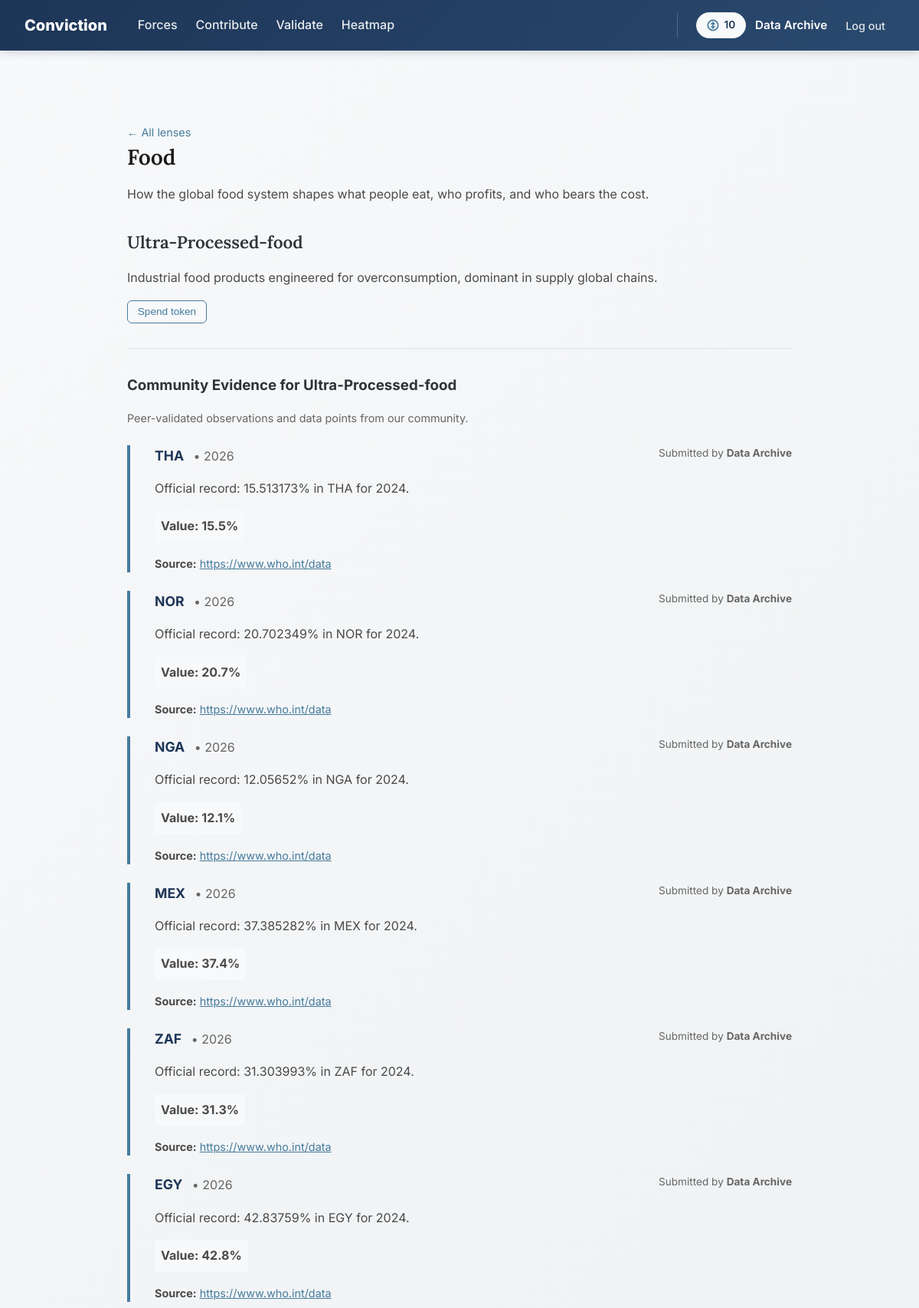
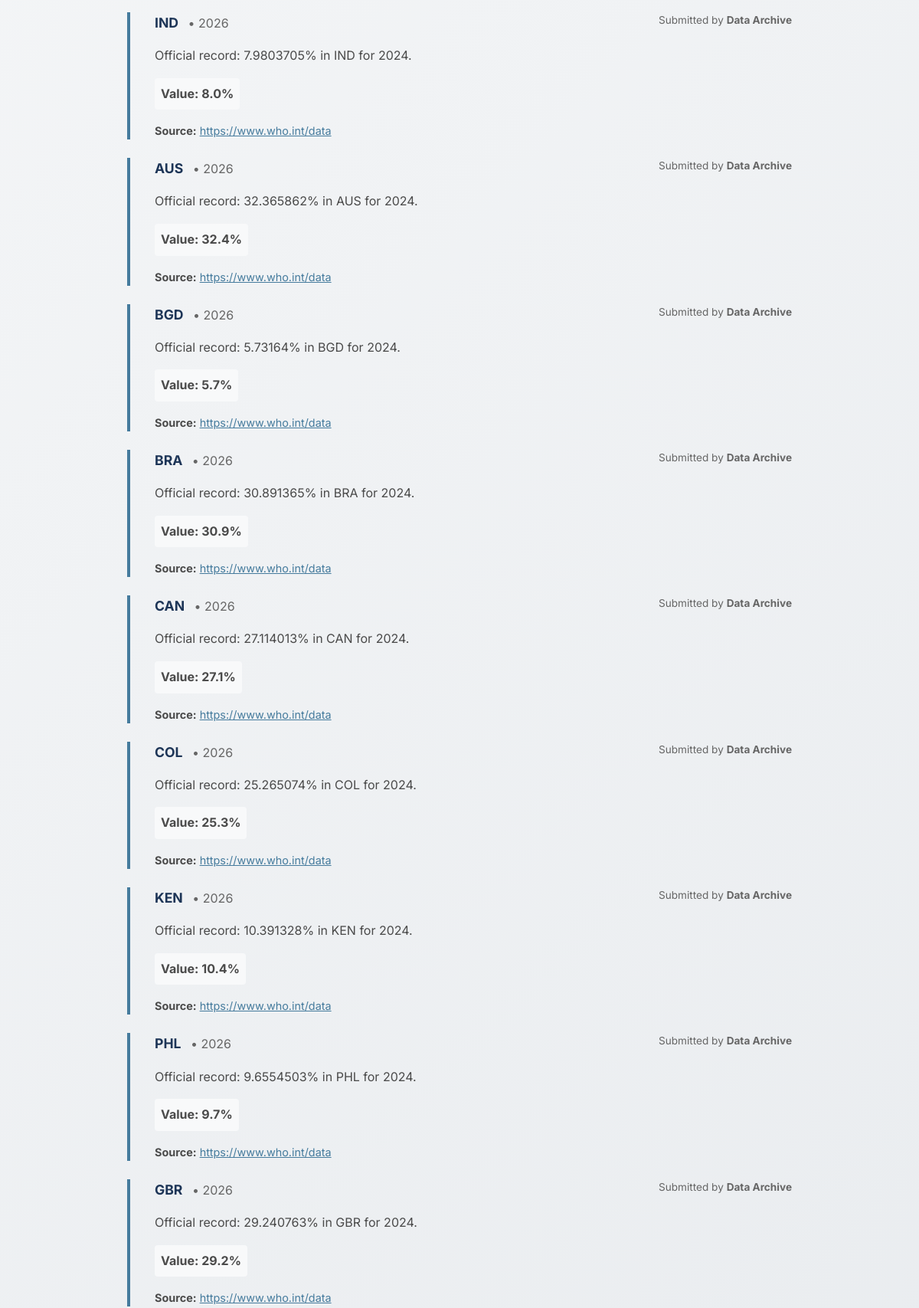
Page /lens/food (signed in, upper part) on the committed database (2 pictures, top to bottom).
### tables this page shows
CREATE TABLE users (
    id INTEGER PRIMARY KEY AUTOINCREMENT,
    username TEXT UNIQUE NOT NULL,
    password_hash TEXT NOT NULL,
    token_balance INTEGER DEFAULT 10,
    created_at TIMESTAMP DEFAULT CURRENT_TIMESTAMP
);

CREATE TABLE lenses (
    id INTEGER PRIMARY KEY AUTOINCREMENT,
    slug TEXT UNIQUE NOT NULL,
    title TEXT NOT NULL,
    description TEXT,
    created_at TIMESTAMP DEFAULT CURRENT_TIMESTAMP
);

CREATE TABLE indicators (
    id INTEGER PRIMARY KEY AUTOINCREMENT,
    issue_id INTEGER NOT NULL REFERENCES issues(id),
    name TEXT NOT NULL,
    source TEXT,
    unit TEXT,
    UNIQUE(issue_id, name)
);

CREATE TABLE issues (
    id INTEGER PRIMARY KEY AUTOINCREMENT,
    lens_id INTEGER NOT NULL REFERENCES lenses(id),
    slug TEXT UNIQUE NOT NULL,
    title TEXT NOT NULL,
    description TEXT,
    created_at TIMESTAMP DEFAULT CURRENT_TIMESTAMP
);

CREATE TABLE contributions (
    id INTEGER PRIMARY KEY AUTOINCREMENT,
    user_id INTEGER NOT NULL REFERENCES users(id),
    indicator_id INTEGER REFERENCES indicators(id),
    country_code TEXT NOT NULL,
    title TEXT,
    category TEXT,
    value REAL,
    note TEXT,
    source_url TEXT,
    source_excerpt TEXT,
    contribution_type TEXT DEFAULT 'data_point',
    status TEXT DEFAULT 'pending',
    reviewed_at TIMESTAMP,
    created_at TIMESTAMP DEFAULT CURRENT_TIMESTAMP
);

### app.py (the view)
@app.route('/lens/<slug>')
def lens(slug):
    db = get_db()
    lens = models.get_lens_by_slug(db, slug)
    if lens is None:
        return redirect(url_for('index'))
    issues = models.get_issues_with_data(db, lens['id'])
    forces = models.get_forces_for_lens(db, lens['id'])
    approved_contributions = models.get_approved_contributions_for_lens(db, lens['id'])
    print(f"DEBUG: Found {len(approved_contributions)} approved contributions for {lens['title']}")
    return render_template('lens.html', lens=lens, issues=issues, forces=forces, approved_contributions=approved_contributions)

### app.py (called while the page is built)
def generate_csrf_token():
    if '_csrf_token' not in session:
        session['_csrf_token'] = secrets.token_hex(16)
    return session['_csrf_token']

@app.before_request
def csrf_protect():
    if request.method == 'POST':
        token = session.get('_csrf_token', None)
        if not token or token != request.form.get('_csrf_token'):
            abort(403)

def get_db():
    if 'db' not in g:
        g.db = sqlite3.connect(
            DATABASE,
            detect_types=sqlite3.PARSE_DECLTYPES
        )
        g.db.row_factory = sqlite3.Row
    return g.db

@app.after_request
def add_security_headers(response):
    response.headers['Cache-Control'] = 'no-store, no-cache, must-revalidate, max-age=0'
    response.headers['Pragma'] = 'no-cache'
    response.headers['Expires'] = '0'
    response.headers['Surrogate-Control'] = 'no-store'
    return response

### models.py (called while the page is built)
def get_approved_contributions_for_lens(db, lens_id):
    return db.execute(
        '''
        SELECT
            c.*,
            u.username,
            i.title AS issue_title,
            ind.name AS indicator_name
        FROM contributions c
        JOIN users u ON c.user_id = u.id
        JOIN contribution_lens_links cll ON cll.contribution_id = c.id
        JOIN issues i ON i.id = cll.issue_id
        LEFT JOIN indicators ind ON ind.id = c.indicator_id
        WHERE c.status = 'approved'
          AND i.lens_id = ?
        ORDER BY c.created_at DESC
        ''',
        (lens_id,)
    ).fetchall()

def get_forces_for_lens(db, lens_id):
    rows = db.execute(
        '''
        SELECT DISTINCT f.id, f.slug, f.title, f.category, fil.issue_id
        FROM forces f
        JOIN force_issue_links fil ON fil.force_id = f.id
        JOIN issues i ON fil.issue_id = i.id
        WHERE i.lens_id = ?
        ''',
        (lens_id,)
    ).fetchall()
    return [dict(r) for r in rows]

def get_lens_by_slug(db, slug):
    return db.execute(
        'SELECT * FROM lenses WHERE slug = ?', (slug,)
    ).fetchone()

### templates/lens.html (shortened to what this page needs)
{% extends 'layout.html' %}
{% block content %}
<div class="lens-container">
    <div style="margin-top: 3rem;">
        <a href="{{ url_for('index') }}" style="font-size: 0.9rem; color: #457b9d; text-decoration: none;">&larr; All lenses</a>
    </div>
    <h1>{{ lens.title }}</h1>
    <p>{{ lens.description }}</p>
    {% for issue in issues %}
    <div class="issue" style="padding-bottom: 3rem; margin-bottom: 3rem; border-bottom: 2px solid #e9ecef;">
        <h2>{{ issue.title }}</h2>
        <p>{{ issue.description }}</p>
        {% if session.user_id %}
        <form method="POST" action="{{ url_for('spend') }}">
            <button type="submit" name="vote" value="reject" style="background-color: #f8f9fa; color: #457b9d; border: 1px solid #457b9d; padding: 0.4rem 0.8rem; border-radius: 6px; font-size: 0.85rem; font-weight: 500; cursor: pointer; transition: all 0.2s;">
                Spend token
            </button>
        </form>
        {% else %}
        <a href="{{ url_for('login') }}">Log in to spend tokens</a>
        {% endif %}
        {% if issue.community_contributions %}
        <div class="community-section" style="margin-top: 2rem; padding-top: 2rem; border-top: 2px solid #e9ecef;">
            <h3 style="margin-bottom: 1rem; color: #2d3436;">Community Evidence for {{ issue.title }}</h3>
            <p style="color: #666; font-size: 0.9rem; margin-bottom: 1.5rem;">
                Peer-validated observations and data points from our community.
            </p>
            {% for c in issue.community_contributions %}
            <div class="validate-card" style="margin-bottom: 1.5rem; border-left: 4px solid #457b9d; padding-left: 2rem;">
                <div style="display: flex; justify-content: space-between; align-items: start; margin-bottom: 1rem;">
                    <div>
                        <strong style="font-size: 1.1rem; color: #1d3557;">{{ c.country }}</strong>
                        <span style="color: #666; margin-left: 0.5rem;">• {{ c.year }}</span>
                    </div>
                    <span style="font-size: 0.85rem; color: #666;">
                        Submitted by <strong>{{ c.username }}</strong>
                    </span>
                </div>
                {% if c.note %}
                    <p style="margin-bottom: 1rem; line-height: 1.6;">{{ c.note }}</p>
                {% endif %}
                {% if c.value %}
                    <p style="margin-bottom: 1rem; font-weight: bold; background: #f8f9fa; padding: 0.5rem; border-radius: 4px; display: inline-block;">
                        Value: {{ c.value|round(1) }}{{ issue.unit }}
                    </p>
                {% endif %}
                {% if c.source_url %}
                    <p style="margin-bottom: 1rem; font-size: 0.9rem;">
                        <strong>Source:</strong>
                        <a href="{{ c.source_url }}" target="_blank" rel="noopener noreferrer" style="color: #457b9d;">
                            {{ c.source_url }}
                        </a>
                    </p>
                {% endif %}
            </div>
            {% endfor %}
        </div>
        {% endif %}
    </div>
    {% endfor %}
</div>
{% endblock %}

### templates/layout.html (shortened to what this page needs)
<!DOCTYPE html>
<html lang="en">
<head>
    <link rel="stylesheet" href="{{ url_for('static', filename='css/styles.css') }}">
</head>
<body>
    <nav>
        <div class="nav-container">
            <div class="nav-left-group">
                <a href="{{ url_for('index') }}" class="logo">Conviction</a>
                <div class="nav-links" id="navLinks">
                    <a href="{{ url_for('forces') }}">Forces</a>
                    {% if session.user_id %}
                        <a href="{{ url_for('contribute') }}">Contribute</a>
                        <a href="{{ url_for('validate') }}">Validate</a>
                    {% endif %}
                    <a href="{{ url_for('heatmap') }}">Heatmap</a>
                </div>
            </div>
            <div class="user-menu">
                {% if session.user_id %}
                    <span class="token-badge" style="display: flex; align-items: center; gap: 0.4rem; background-color: #f8f9fa; border: 1px solid #e9ecef; padding: 0.3rem 0.8rem; border-radius: 20px; font-size: 0.85rem; font-weight: 600; color: #1d3557;">
                        {{ session.get('token_balance', 0) }}
                    </span>
                    <span class="username-display">{{ session.username }}</span>
                    <a href="{{ url_for('logout') }}">Log out</a>
                {% else %}
                    <a href="{{ url_for('login') }}">Log in</a>
                    <a href="{{ url_for('register') }}">Register</a>
                {% endif %}
            </div>
        </div>
    </nav>
    <main>
        {% block content %}{% endblock %}
    </main>
</body>
</html>

### static/css/styles.css (style rules this page uses)
*, *::before, *::after { box-sizing: border-box; margin: 0; padding: 0; }
body { font-family: 'Inter', system-ui, sans-serif; line-height: 1.6; padding: 1rem; padding-top: 5rem; min-height: 100vh; display: flex; flex-direction: column; color: #4a4a4a; background: linear-gradient(135deg, #f8f9fa 0%, #e9ecef 50%, #f8f9fa 100%); background-attachment: fixed; }
main { flex: 1; max-width: 900px; margin: 0 auto; padding: 2rem 1rem; width: 100%; }
h1 { font-family: 'Lora', serif; font-size: 1.75rem; font-weight: 600; line-height: 1.4; margin-bottom: 1rem; color: #1a1a1a; }
h2 { font-family: 'Lora', serif; font-size: 1.4rem; font-weight: 600; margin-top: 2rem; margin-bottom: 1rem; color: #2d3436; }
p { margin-bottom: 1rem; }
nav { position: fixed; top: 0; left: 0; right: 0; display: flex; justify-content: space-between; align-items: center; padding: 1rem 2rem; background: linear-gradient(135deg, #1d3557 0%, #2a4a6f 100%); box-shadow: 0 2px 12px rgba(29, 53, 87, 0.2); z-index: 1000; border-bottom: none; }
.logo { font-weight: 800; font-size: 1.25rem; color: #ffffff; text-decoration: none; }
.nav-links { display: flex; gap: 1.5rem; }
.user-menu { display: flex; align-items: center; gap: 0.75rem; padding-left: 1.5rem; border-left: 1px solid rgba(255, 255, 255, 0.2); }
nav a { text-decoration: none; color: #e9ecef; font-weight: 500; transition: color 0.2s ease; }
.username-display { font-weight: 600; color: #ffffff; font-size: 0.95rem; padding: 0.25rem 0; background: transparent; border-radius: 0; }
.user-menu a { color: rgba(255, 255, 255, 0.85); font-size: 0.9rem; font-weight: 500; text-decoration: none; padding: 0.35rem 0.75rem; border-radius: 6px; transition: all 0.2s ease; }
main { animation: smoothFadeIn 1.2s cubic-bezier(0.25, 0.46, 0.45, 0.94); }
.nav-container { display: flex; justify-content: space-between; align-items: center; max-width: 1200px; margin: 0 auto; width: 100%; }
.nav-left-group { display: flex; align-items: center; gap: 2.5rem; }
.nav-container { display: flex; justify-content: space-between; align-items: center; width: 100%; max-width: 1400px; margin: 0 auto; }
nav, .nav-container, .user-menu { overflow: visible !important; }
.token-badge { display: inline-flex; align-items: center; gap: 0.4rem; background: rgba(255, 255, 255, 0.15); padding: 0.35rem 0.75rem; border-radius: 20px; font-size: 0.85rem; font-weight: 600; color: #ffffff; border: 1px solid rgba(255, 255, 255, 0.2); transition: all 0.2s ease; position: relative; cursor: help; z-index: 1001; }
.token-badge svg { width: 16px; height: 16px; }

### rows in the picture
users: username "Data Archive"
lenses: title "Food", description "How the global food system shapes what people eat, who profits, and who bears the cost."
indicators: title "Ultra-Processed-food", description "Industrial food products engineered for overconsumption, dominant in supply global chains.", unit "%"
contributions: country "THA", year "2026", username "Data Archive", note "Official record: 15.513173% in THA for 2024.", value "15.5", source_url "https://www.who.int/data"
contributions: country "NOR", year "2026", username "Data Archive", note "Official record: 20.702349% in NOR for 2024.", value "20.7", source_url "https://www.who.int/data"
contributions: country "NGA", year "2026", username "Data Archive", note "Official record: 12.05652% in NGA for 2024.", value "12.1", source_url "https://www.who.int/data"
contributions: country "MEX", year "2026", username "Data Archive", note "Official record: 37.385282% in MEX for 2024.", value "37.4", source_url "https://www.who.int/data"
contributions: country "ZAF", year "2026", username "Data Archive", note "Official record: 31.303993% in ZAF for 2024.", value "31.3", source_url "https://www.who.int/data"
contributions: country "EGY", year "2026", username "Data Archive", note "Official record: 42.83759% in EGY for 2024.", value "42.8", source_url "https://www.who.int/data"
contributions: country "IND", year "2026", username "Data Archive", note "Official record: 7.9803705% in IND for 2024.", value "8.0", source_url "https://www.who.int/data"
contributions: country "AUS", year "2026", username "Data Archive", note "Official record: 32.365862% in AUS for 2024.", value "32.4", source_url "https://www.who.int/data"
contributions: country "BGD", year "2026", username "Data Archive", note "Official record: 5.73164% in BGD for 2024.", value "5.7", source_url "https://www.who.int/data"
contributions: country "BRA", year "2026", username "Data Archive", note "Official record: 30.891365% in BRA for 2024.", value "30.9", source_url "https://www.who.int/data"
contributions: country "CAN", year "2026", username "Data Archive", note "Official record: 27.114013% in CAN for 2024.", value "27.1", source_url "https://www.who.int/data"
contributions: country "COL", year "2026", username "Data Archive", note "Official record: 25.265074% in COL for 2024.", value "25.3", source_url "https://www.who.int/data"
contributions: country "KEN", year "2026", username "Data Archive", note "Official record: 10.391328% in KEN for 2024.", value "10.4", source_url "https://www.who.int/data"
contributions: country "PHL", year "2026", username "Data Archive", note "Official record: 9.6554503% in PHL for 2024.", value "9.7", source_url "https://www.who.int/data"
contributions: country "GBR", year "2026", username "Data Archive", note "Official record: 29.240763% in GBR for 2024.", value "29.2", source_url "https://www.who.int/data"

### other values in the picture
{{ session.get('token_balance', 0) }} "10"
